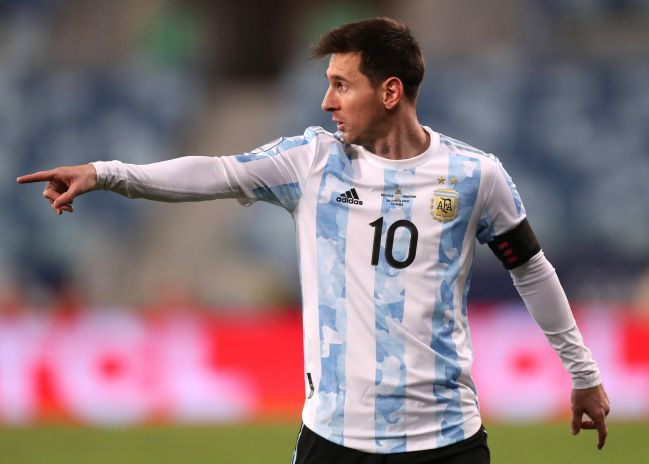
#> input picture messi.jpg, 649 x 464 px
$ python affin_demo.py
#> lines starting #> are read from the running program, lines starting #| are printed output that depends on the picture
import cv2
import numpy as np

img=cv2.imread('messi.jpg',cv2.IMREAD_COLOR)
#> img is the input picture: shape (464, 649, 3); mean B, G, R 123, 117.3, 136.9
h,w=img.shape[:2]
#> h = 464; w = 649
s_points=np.float32([[0,0],[w-1,0],[0,h-1]])
#> s_points = [[0, 0], [648, 0], [0, 463]]
d_points=np.float32([[150,0],[w-1+150,0],[0,h-1]])
#> d_points = [[150, 0], [798, 0], [0, 463]]
mat = cv2.getAffineTransform(s_points, d_points)
#> mat = [[1, -0.324, 150], [0, 1, 0]]

img2=cv2.warpAffine(img, mat, (w+150,h))
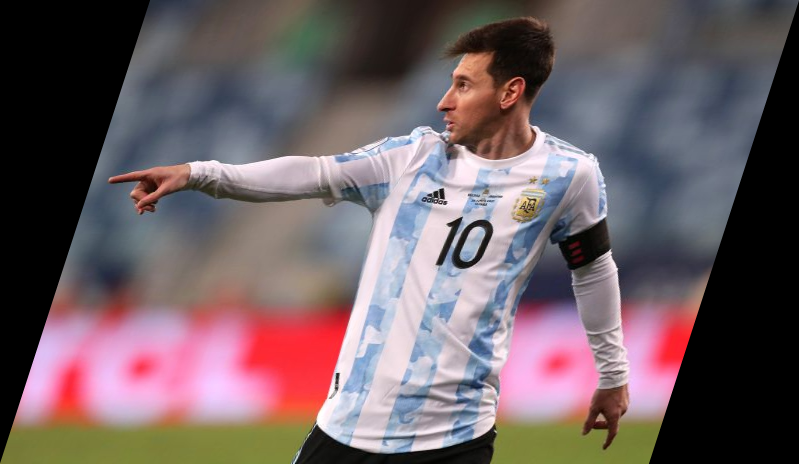
#> img2: shape (464, 799, 3); mean B, G, R 99.9, 95.3, 111.2

cv2.imshow("original",img)
cv2.imshow('trans',img2)
cv2.waitKey()
#cv2.destroyAllWindows()
